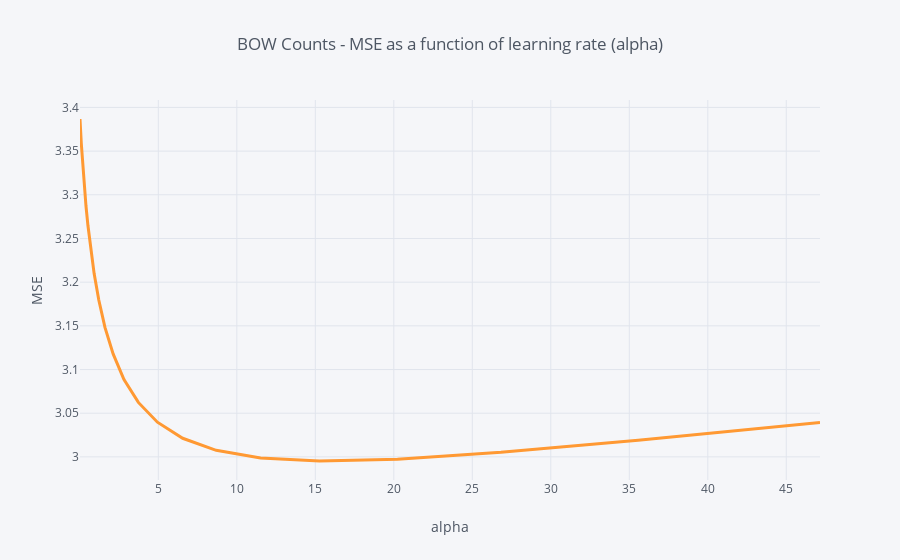

Here is the notebook cell this chart was saved with:
### Code cell
cv_results_bow = DataFrame(mse_by_alpha, columns = ['alpha', 'MSE'])
cv_results_bow.query('alpha < 50').set_index('alpha').MSE.iplot(title = 'BOW Counts - MSE as a function of learning rate (alpha)', xTitle = 'alpha', yTitle = 'MSE', width = 3, hline=(0,0))

### Figure 1 — Plotly figure (JSON) as saved in the notebook; plotly's stock layout.template omitted (floating-point values rounded to 4 significant figures)
{"data": [{"line": {"color": "rgba(255, 153, 51, 1.0)", "dash": "solid", "shape": "linear", "width": 3}, "mode": "lines", "name": "MSE", "text": "", "type": "scatter", "x": [0.01, 0.01326, 0.01758, 0.0233, 0.03089, 0.04095, 0.05429, 0.07197, 0.09541, 0.1265, 0.1677, 0.2223, 0.2947, 0.3907, 0.5179, 0.6866, 0.9103, 1.207, 1.6, 2.121, 2.812, 3.728, 4.942, 6.551, 8.685, 11.51, 15.26, 20.24, 26.83, 35.56, 47.15], "y": [3.387, 3.386, 3.383, 3.381, 3.379, 3.376, 3.371, 3.366, 3.358, 3.35, 3.338, 3.324, 3.308, 3.287, 3.265, 3.239, 3.21, 3.18, 3.148, 3.118, 3.089, 3.062, 3.04, 3.021, 3.008, 2.999, 2.995, 2.997, 3.005, 3.019, 3.039]}], "layout": {"autosize": true, "legend": {"bgcolor": "#F5F6F9", "font": {"color": "#4D5663"}}, "paper_bgcolor": "#F5F6F9", "plot_bgcolor": "#F5F6F9", "shapes": [{"line": {"color": "#db4052", "dash": "solid", "width": 1}, "type": "line", "x0": 0, "x1": 1, "xref": "paper", "y0": [0, 0], "y1": [0, 0], "yref": "y"}], "title": {"font": {"color": "#4D5663"}, "text": "BOW Counts - MSE as a function of learning rate (alpha)"}, "xaxis": {"autorange": true, "gridcolor": "#E1E5ED", "range": [0.01, 47.15], "showgrid": true, "tickfont": {"color": "#4D5663"}, "title": {"font": {"color": "#4D5663"}, "text": "alpha"}, "type": "linear", "zerolinecolor": "#E1E5ED"}, "yaxis": {"autorange": true, "gridcolor": "#E1E5ED", "range": [2.974, 3.409], "showgrid": true, "tickfont": {"color": "#4D5663"}, "title": {"font": {"color": "#4D5663"}, "text": "MSE"}, "type": "linear", "zerolinecolor": "#E1E5ED"}}}
